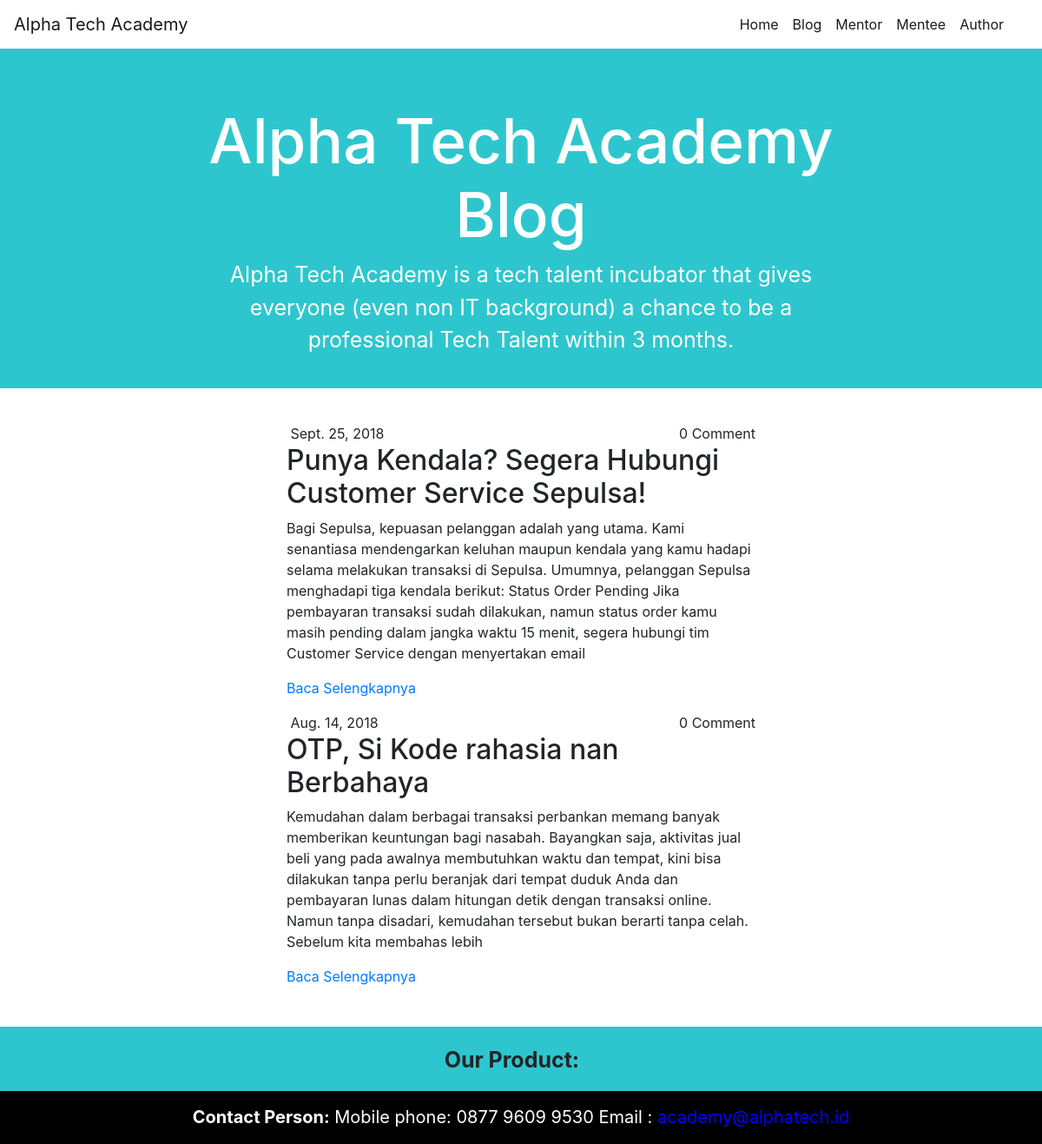
Screenshot of /blog/ with the database file from the repository.
### Home/models.py (models this page shows)
class blog(models.Model):
    foto = models.CharField(max_length=255)
    tanggal = models.DateField()
    banyakkomen = models.CharField(max_length=255)
    judul = models.CharField(max_length=255)
    isi = models.TextField()

### Home/views.py (the view)
# urls.py: path('blog/', Blog),
def Blog(request):
    isi = blog.objects.all()
    return render(request, 'Blog.html',{'isi': isi})

### Home/templates/Blog.html (shortened to what this page needs)
{% extends 'Blog_base.html' %}
{% block isi %}
    <div class="container isi">
    {% for a in isi %}
        <div class="row justify-content-center">
            <div class="col-6">
                {{a.tanggal}} <span>{{a.banyakkomen}} Comment</span>
                <h2>{{a.judul}}</h2>
                <p>{{a.isi}} </p>
                <p><a href="#">Baca Selengkapnya</a></p>
            </div>
        </div>
    {% endfor %}
    </div>
    {% endblock isi %}

### Home/templates/Blog_base.html (shortened to what this page needs)
{% load static %}
<!DOCTYPE html>
<html lang="en">
<head>
    <link rel="stylesheet" href="https://stackpath.bootstrapcdn.com/bootstrap/4.3.1/css/bootstrap.min.css">
    <link rel="stylesheet" href="{% static 'Blog.css' %}">
</head>
<body>
    <nav class="menuheader sticky-top navbar navbar-expand-lg navbar-light bg-white">
        <a class="navbar-brand" href="https://academy.alphatech.id/">Alpha Tech Academy</a>
        <div class="collapse navbar-collapse" id="navbarNav">
            <ul class="navbar-nav ml-auto">
            <li class="nav-item active">
                <a class="nav-link" href="/">Home <span class="sr-only">(current)</span></a>
            </li>
            <li class="nav-item active">
                <a class="nav-link" href="/blog">Blog</a>
            </li>
            <li class="nav-item active">
                <a class="nav-link" href="/mentor">Mentor</a>
            </li>
            <li class="nav-item active">
                <a class="nav-link" href="/mentee">Mentee</a>
            </li>
            <li class="nav-item active">
                <a class="nav-link" href="/author" tabindex="-1" aria-disabled="true">Author</a>
            </li>
            </ul>
        </div>
        </nav>
        <div class="container-fluid header">
            <div class="row justify-content-center">
                <div class="col-2 text-center gambaralpha">
                </div>
            </div>
            <div class="row justify-content-center">
                <div class="col-8 text-center">
                    <h1>Alpha Tech Academy Blog</h1>
                </div>
            </div>
            <div class="row justify-content-center">
                <div class="col-8">
                    <p>
                    Alpha Tech Academy is a tech talent incubator that gives everyone (even non IT background) a chance to be a professional Tech Talent within 3 months.
                    </p>
                </div>
            </div>
        </div>
{% block isi %}
{% endblock isi %}
    <div class="container-fluid ourproduct">
        <div class="row justify-content-center">
            <div class="col-7 text-center">
                <p>
                   <strong>Our Product:</strong> <img src="https://i.postimg.cc/XY93txX4/logo-grey-alphapay.png" alt="">
                </p>
            </div>
        </div>
    </div>
    <div class="container-fluid contactperson">
            <div class="row justify-content-center">
                <div class="col-8 text-center">
                    <p>
                       <strong>Contact Person:</strong> Mobile phone: 0877 9609 9530 Email : <span>academy@alphatech.id</span>
                    </p>
                </div>
            </div>
        </div>
</body>
</html>

### Home/static/Blog.css (style rules this page uses)
.menuheader ul { padding-right: 20px; }
.header { padding-top: 40px; padding-bottom: 20px; background-color: #2ec6ce; }
.header p { text-align: center; color: white; font-size: 25px; }
.header h1 { color : white; font-size: 71px; }
.isi { margin-top: 40px; margin-bottom: 30px; }
.isi span { float: right; }
.ourproduct { background-color: #2ec6ce; font-size: 25px; }
.ourproduct p { padding-top: 20px; }
.contactperson { font-size: 20px; background-color: black; color: white; }
.contactperson p { padding-top: 15px; }
.contactperson span { color: blue; padding: 10px 0px; }

### rows the page displays
blog: tanggal "Sept. 25, 2018", banyakkomen "0", judul "Punya Kendala? Segera Hubungi Customer Service Sepulsa!", isi "Bagi Sepulsa, kepuasan pelanggan adalah yang utama. Kami senantiasa mendengarkan keluhan maupun kendala yang kamu hadapi selama melakukan transaksi di Sepulsa. Umumnya, pelanggan Sepulsa menghadapi tiga kendala berikut: Status Order Pending Jika pembayaran transaksi sudah dilakukan, namun status order kamu masih pending dalam jangka waktu 15 menit, segera hubungi tim Customer Service dengan menyertakan email"
blog: tanggal "Aug. 14, 2018", banyakkomen "0", judul "OTP, Si Kode rahasia nan Berbahaya", isi "Kemudahan dalam berbagai transaksi perbankan memang banyak memberikan keuntungan bagi nasabah. Bayangkan saja, aktivitas jual beli yang pada awalnya membutuhkan waktu dan tempat, kini bisa dilakukan tanpa perlu beranjak dari tempat duduk Anda dan pembayaran lunas dalam hitungan detik dengan transaksi online. Namun tanpa disadari, kemudahan tersebut bukan berarti tanpa celah. Sebelum kita membahas lebih"
